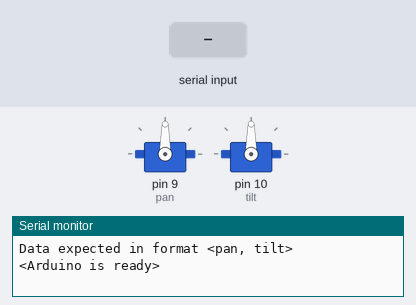
The sketch below on a simulated Arduino Uno, built with avr-gcc and run on an emulated ATmega328P. On the bench: 2 × servo, the last lines printed to the serial monitor. The inputs (shaded band) are chosen by the test bench.

Above: at 1.2 s.
1.3 s: "<90,45,200>" received over Serial
At 1.9 s:
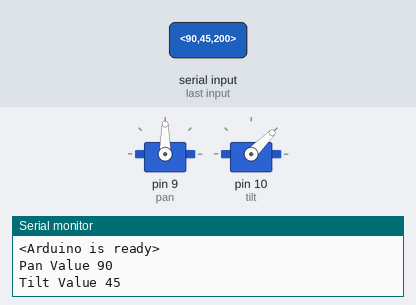
2.8 s: "<30,150,10>" received over Serial
At 4.0 s:
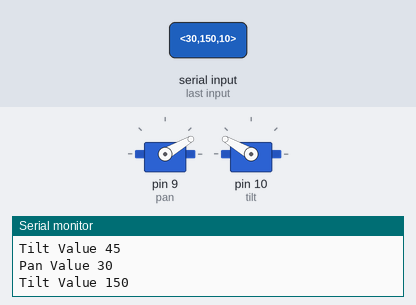
4.3 s: "<5>" received over Serial
At 5.4 s:
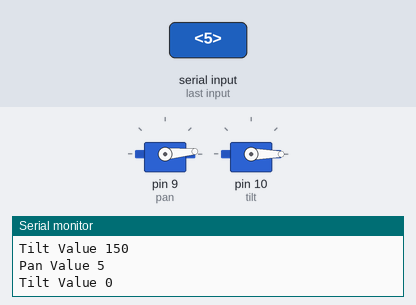
5.8 s: "<200>" received over Serial
At 6.5 s:
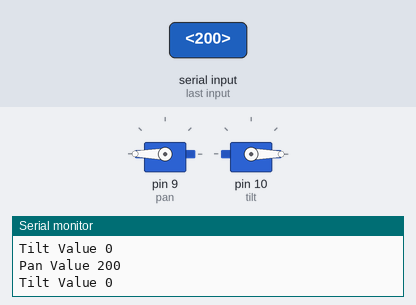
7.3 s: "<1,90>" received over Serial
At 7.7 s:
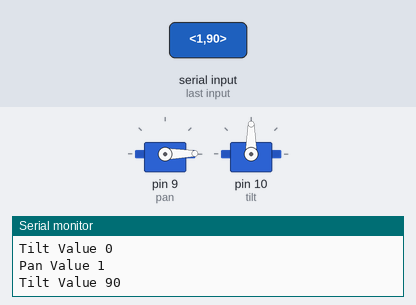
8.8 s: "<90>" received over Serial
At 10.0 s:
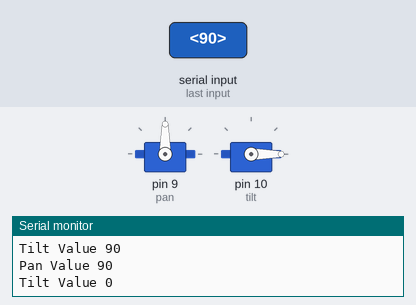
Timing chart, 0 to 11.3 s (numbered marks = the images above; inputs shaded):
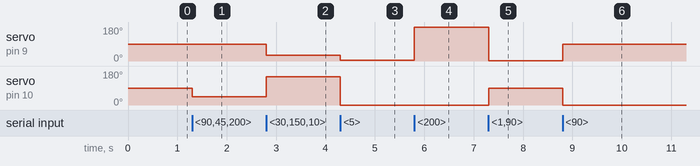

The sketch:

arduino.ino
```cpp
// Example 4 - Receive a number as text and convert it to an int
// https://forum.arduino.cc/t/serial-input-basics-updated/382007/2

#include <Servo.h>

const byte numChars = 32;
char receivedChars[numChars];   // an array to store the received data
char tempChars[numChars];        // temporary array for use when parsing

char messageFromPC[numChars] = {0};
int tilt_val = 0;
int pan_val = 0;

boolean newData = false;

Servo pan;
Servo tilt;


void setup() {
    pan.attach(9);
    tilt.attach(10);
    Serial.begin(115200);
    Serial.println("Data expected in format <pan, tilt>");
    Serial.println("<Arduino is ready>");
}


void loop() {
    recvWithStartEndMarkers();
    if (newData == true) {
        strcpy(tempChars, receivedChars);
            // this temporary copy is necessary to protect the original data
            //   because strtok() used in parseData() replaces the commas with \0
        parseData();
        showParsedData();
        newData = false;
    }
}

//============

void recvWithStartEndMarkers() {
    static boolean recvInProgress = false;
    static byte ndx = 0;
    char startMarker = '<';
    char endMarker = '>';
    char rc;

    while (Serial.available() > 0 && newData == false) {
        rc = Serial.read();

        if (recvInProgress == true) {
            if (rc != endMarker) {
                receivedChars[ndx] = rc;
                ndx++;
                if (ndx >= numChars) {
                    ndx = numChars - 1;
                }
            }
            else {
                receivedChars[ndx] = '\0'; // terminate the string
                recvInProgress = false;
                ndx = 0;
                newData = true;
            }
        }

        else if (rc == startMarker) {
            recvInProgress = true;
        }
    }
}

//============

void parseData() {      // split the data into its parts

    char * strtokIndx; // this is used by strtok() as an index
    Serial.println(strtokIndx);

    strtokIndx = strtok(tempChars, ","); // this continues where the previous call left off
    pan_val = atoi(strtokIndx);     // convert this part to an integer

    strtokIndx = strtok(NULL, ",");
    tilt_val = atoi(strtokIndx);     // convert this part to a float

}

//============

void showParsedData() {
    Serial.print("Pan Value ");
    Serial.println(pan_val);
    pan.write(pan_val);
    Serial.print("Tilt Value ");
    Serial.println(tilt_val);
    tilt.write(tilt_val);
}
```

Measured:
- after the input at 1.3 s, servo on pin 10 (tilt): 90° → 45° at once
- after the input at 2.8 s, servo on pin 9 (pan): 90° → 30° at once; servo on pin 10 (tilt): 45° → 150° at once
- after the input at 4.3 s, servo on pin 9 (pan): 30° → 5° at once; servo on pin 10 (tilt): 150° → 0° at once
- after the input at 5.8 s, servo on pin 9 (pan): 5° → 180° at once
- after the input at 7.3 s, servo on pin 9 (pan): 180° → 1° at once; servo on pin 10 (tilt): 0° → 90° at once
- after the input at 8.8 s, servo on pin 9 (pan): 1° → 90° at once; servo on pin 10 (tilt): 90° → 0° at once
